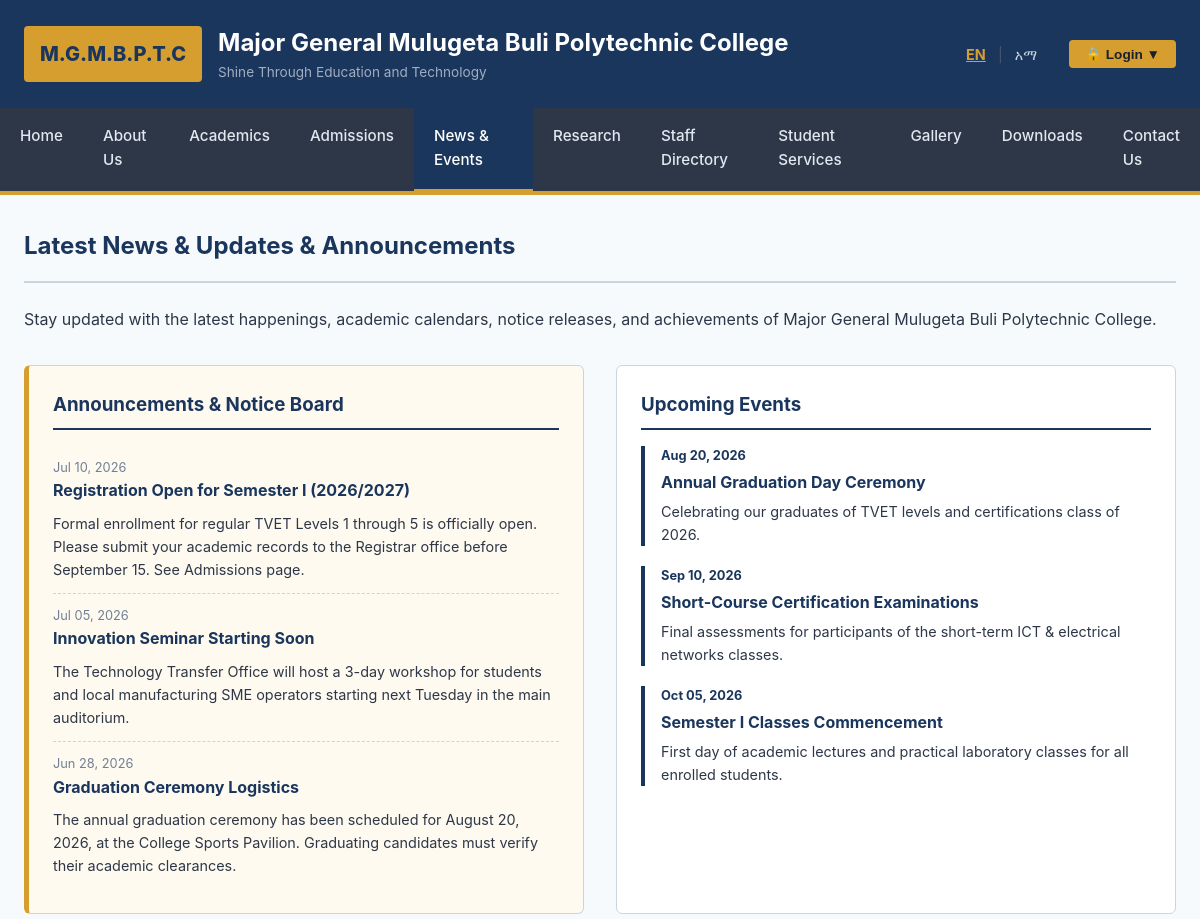
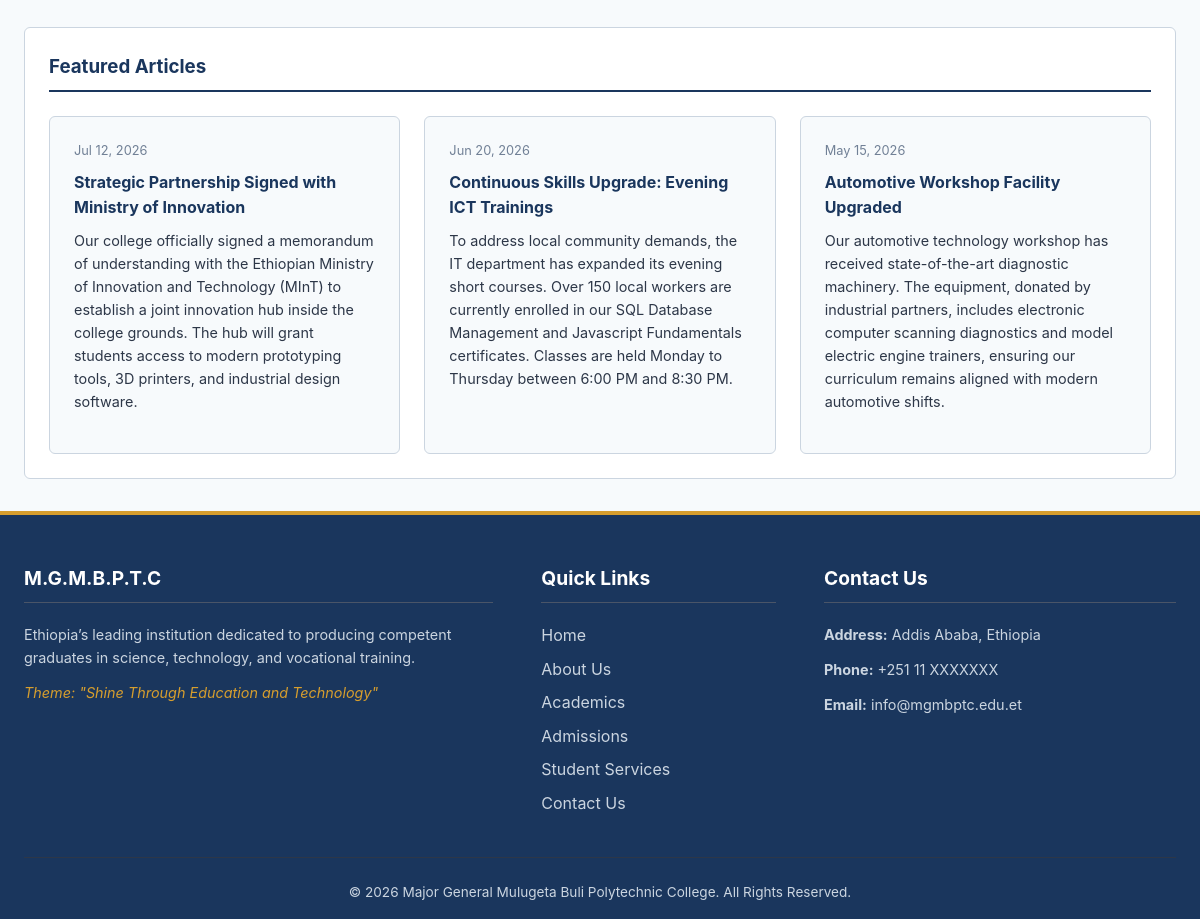
Page /news.php on the committed database (2 pictures, top to bottom).
### tables this page shows
CREATE TABLE `news_events` (
  `id` int(11) NOT NULL,
  `title_en` varchar(255) NOT NULL,
  `title_am` varchar(255) NOT NULL,
  `content_en` text NOT NULL,
  `content_am` text NOT NULL,
  `type` enum('news','event','announcement') NOT NULL,
  `date_posted` date NOT NULL,
  `created_at` timestamp NOT NULL DEFAULT current_timestamp()
);

### includes/lang.php (called while the page is built, shortened)
<?php
$lang = $_SESSION['lang'];
function __($key) {
    global $translations, $lang;
    return $translations[$lang][$key] ?? $translations['en'][$key] ?? $key;
}
?>

### news.php (the view, shortened to what this page needs)
<?php
require_once __DIR__ . '/includes/header.php';
require_once __DIR__ . '/includes/db.php';
$title_field = ($lang === 'am') ? 'title_am' : 'title_en';
$content_field = ($lang === 'am') ? 'content_am' : 'content_en';
$announcements = [];
$events = [];
$news = [];
if ($pdo) {
    try {
        $announcements = $pdo->query("SELECT * FROM news_events WHERE type = 'announcement' ORDER BY date_posted DESC")->fetchAll();
        $events = $pdo->query("SELECT * FROM news_events WHERE type = 'event' ORDER BY date_posted ASC")->fetchAll();
        $news = $pdo->query("SELECT * FROM news_events WHERE type = 'news' ORDER BY date_posted DESC")->fetchAll();
    } catch (\PDOException $e) {
    }
}
?>
<div class="page-header">
    <h2><?php echo __('latest_news'); ?> & Announcements</h2>
</div>
<p style="margin-bottom: 2rem;">
    Stay updated with the latest happenings, academic calendars, notice releases, and achievements of Major General Mulugeta Buli Polytechnic College.
</p>
<div class="grid-2">
    <div class="card notice-board" id="announcements-section">
        <h3><?php echo __('announcements'); ?></h3>
        <div class="notice-list">
            <?php foreach ($announcements as $ann): ?>
                <div class="notice-item" id="notice<?php echo $ann['id']; ?>">
                    <span class="notice-date"><?php echo date('M d, Y', strtotime($ann['date_posted'])); ?></span>
                    <h4><?php echo htmlspecialchars($ann[$title_field]); ?></h4>
                    <p style="font-size: 0.9rem; margin-top: 0.25rem;">
                        <?php echo htmlspecialchars($ann[$content_field]); ?>
                    </p>
                </div>
            <?php endforeach; ?>
        </div>
    </div>
    <div class="card" id="events-section">
        <h3><?php echo __('upcoming_events'); ?></h3>
        <?php foreach ($events as $ev): ?>
            <div style="margin-bottom: 1.25rem; border-left: 4px solid var(--primary-color); padding-left: 1rem;" id="event<?php echo $ev['id']; ?>">
                <span class="notice-date" style="font-weight: bold; color: var(--primary-color);">
                    <?php echo date('M d, Y', strtotime($ev['date_posted'])); ?>
                </span>
                <h4 style="margin: 0.25rem 0;"><?php echo htmlspecialchars($ev[$title_field]); ?></h4>
                <p style="font-size: 0.9rem;"><?php echo htmlspecialchars($ev[$content_field]); ?></p>
            </div>
        <?php endforeach; ?>
    </div>
</div>
<section class="card" style="margin-bottom: 2rem;">
    <h3>Featured Articles</h3>
    <div class="grid-3" style="margin-top: 1.5rem; margin-bottom: 0;">
        <?php foreach ($news as $item): ?>
            <div class="card" style="background-color: var(--bg-light);" id="news<?php echo $item['id']; ?>">
                <span class="notice-date" style="margin-bottom: 0.5rem; display: block;">
                    <?php echo date('M d, Y', strtotime($item['date_posted'])); ?>
                </span>
                <h4><?php echo htmlspecialchars($item[$title_field]); ?></h4>
                <p style="font-size: 0.9rem; margin-bottom: 1rem;">
                    <?php echo htmlspecialchars($item[$content_field]); ?>
                </p>
            </div>
        <?php endforeach; ?>
    </div>
</section>
<?php
require_once __DIR__ . '/includes/footer.php';
?>

### css/style.css (style rules this page uses)
:root { --primary-color: #1a365d; --accent-color: #d69e2e; --text-color: #2d3748; --bg-light: #f7fafc; --bg-white: #ffffff; --border-color: #cbd5e0; --font-stack: -apple-system, BlinkMacSystemFont, "Segoe UI", Roboto, Helvetica, Arial, sans-serif; --max-width: 1200px; }
* { margin: 0; padding: 0; box-sizing: border-box; }
body { font-family: var(--font-stack); color: var(--text-color); background-color: var(--bg-light); line-height: 1.6; }
h1, h2, h3, h4, h5, h6 { color: var(--primary-color); margin-bottom: 0.5rem; font-weight: 700; }
.grid-2 { display: grid; grid-template-columns: 1fr 1fr; gap: 2rem; margin-bottom: 2rem; }
.grid-3 { display: grid; grid-template-columns: 1fr 1fr 1fr; gap: 1.5rem; margin-bottom: 2rem; }
.card { background-color: var(--bg-white); border: 1px solid var(--border-color); padding: 1.5rem; border-radius: 6px; }
.card h3 { border-bottom: 2px solid var(--primary-color); padding-bottom: 0.5rem; margin-bottom: 1rem; }
.notice-board { background-color: #fffaf0; border-left: 5px solid var(--accent-color); }
.notice-list { list-style: none; }
.notice-item { padding: 0.75rem 0; border-bottom: 1px dashed var(--border-color); }
.notice-item:last-child { border-bottom: none; }
.notice-date { font-size: 0.8rem; color: #718096; display: block; }
.page-header { border-bottom: 2px solid var(--border-color); padding-bottom: 0.5rem; margin-bottom: 1.5rem; }

### rows in the picture
news_events: date_posted "Jul 10, 2026", title_en "Registration Open for Semester I (2026/2027)", content_en "Formal enrollment for regular TVET Levels 1 through 5 is officially open. Please submit your academic records to the Registrar office before September 15. See Admissions page."
news_events: date_posted "Jul 05, 2026", title_en "Innovation Seminar Starting Soon", content_en "The Technology Transfer Office will host a 3-day workshop for students and local manufacturing SME operators starting next Tuesday in the main auditorium."
news_events: date_posted "Jun 28, 2026", title_en "Graduation Ceremony Logistics", content_en "The annual graduation ceremony has been scheduled for August 20, 2026, at the College Sports Pavilion. Graduating candidates must verify their academic clearances."
news_events: date_posted "Aug 20, 2026", title_en "Annual Graduation Day Ceremony", content_en "Celebrating our graduates of TVET levels and certifications class of 2026."
news_events: date_posted "Sep 10, 2026", title_en "Short-Course Certification Examinations", content_en "Final assessments for participants of the short-term ICT & electrical networks classes."
news_events: date_posted "Oct 05, 2026", title_en "Semester I Classes Commencement", content_en "First day of academic lectures and practical laboratory classes for all enrolled students."
news_events: date_posted "Jul 12, 2026", title_en "Strategic Partnership Signed with Ministry of Innovation", content_en "Our college officially signed a memorandum of understanding with the Ethiopian Ministry of Innovation and Technology (MInT) to establish a joint innovation hub inside the college grounds. The hub will grant students access to modern prototyping tools, 3D printers, and industrial design software."
news_events: date_posted "Jun 20, 2026", title_en "Continuous Skills Upgrade: Evening ICT Trainings", content_en "To address local community demands, the IT department has expanded its evening short courses. Over 150 local workers are currently enrolled in our SQL Database Management and Javascript Fundamentals certificates. Classes are held Monday to Thursday between 6:00 PM and 8:30 PM."
news_events: date_posted "May 15, 2026", title_en "Automotive Workshop Facility Upgraded", content_en "Our automotive technology workshop has received state-of-the-art diagnostic machinery. The equipment, donated by industrial partners, includes electronic computer scanning diagnostics and model electric engine trainers, ensuring our curriculum remains aligned with modern automotive shifts."

### other values in the picture
__('college_name') "Major General Mulugeta Buli Polytechnic College"
__('motto') "Shine Through Education and Technology"
__('nav_home') "Home"
__('nav_about') "About Us"
__('nav_academics') "Academics"
__('nav_admission') "Admissions"
__('nav_news') "News & Events"
__('nav_research') "Research"
__('nav_staff') "Staff Directory"
__('nav_services') "Student Services"
__('nav_gallery') "Gallery"
__('nav_download') "Downloads"
__('nav_contact') "Contact Us"
__('latest_news') "Latest News & Updates"
__('announcements') "Announcements & Notice Board"
